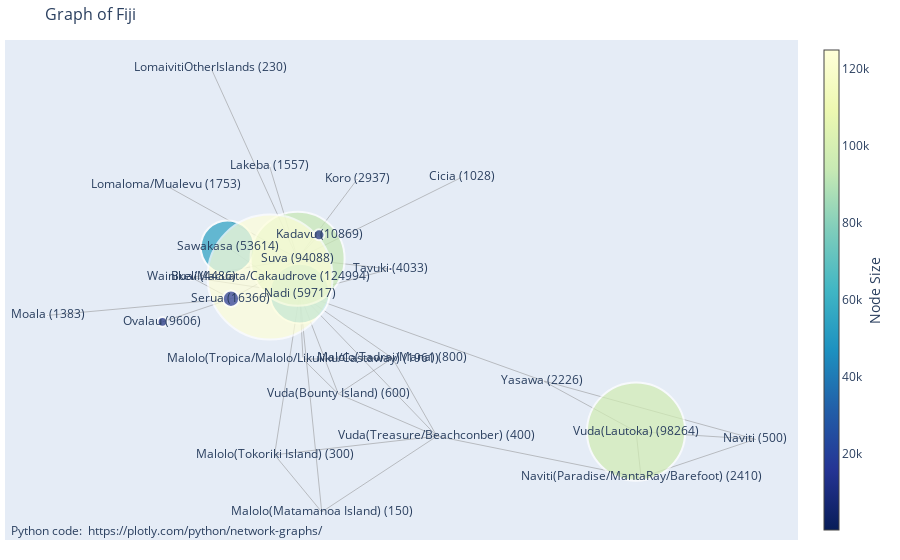
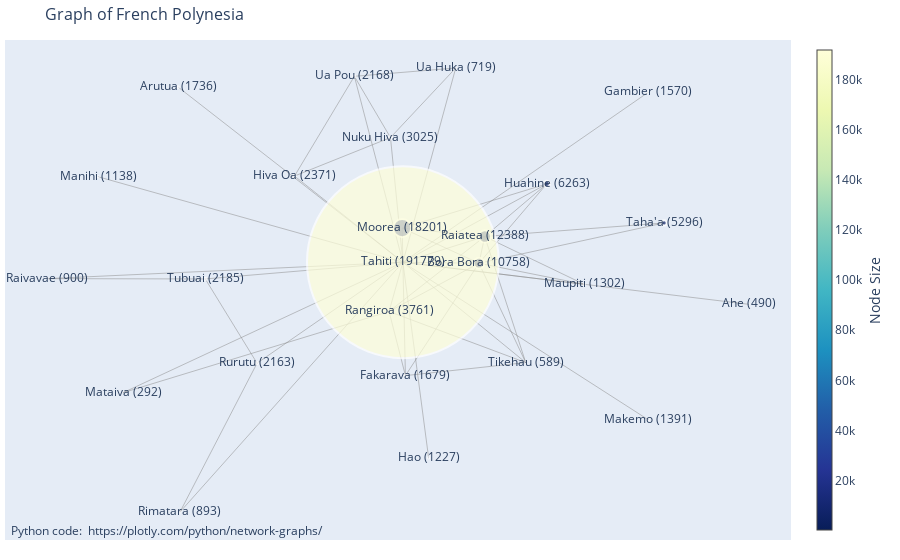
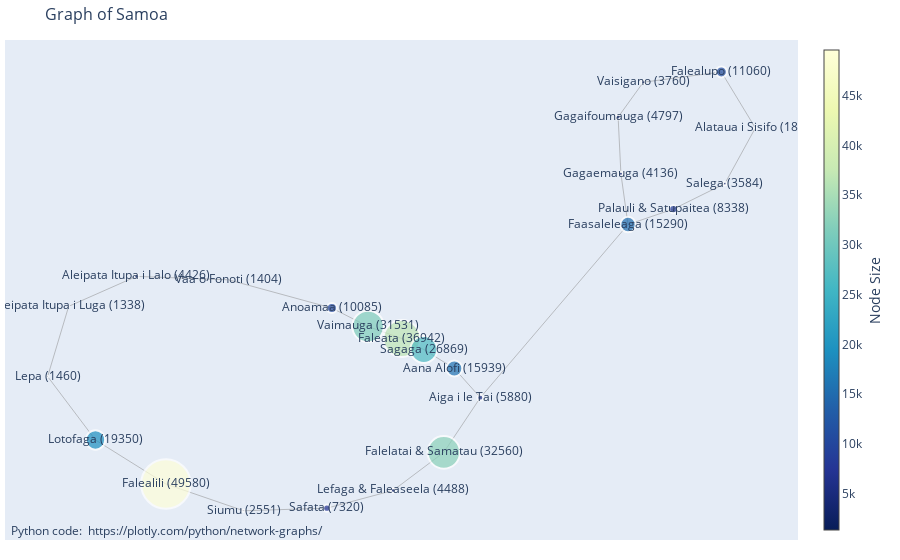

Notebook cell for these charts, in order:
### Code cell
import plotly.graph_objects as go
import networkx as nx

def draw_plotly_graph(json_path, title):
    with open(json_path, 'r') as file:
        df = json.load(file)

    locations = df['n']
    links = df['Connectivity Matrix W']
    ports = df['ports_according_communities']

    location_map = {}
    for location, port_list in ports.items():
        for port in port_list:
            location_map[port.strip()] = location

    G = nx.Graph()

    for location, population in locations.items():
        G.add_node(location, size=population, label=f"{location} ({population})")

    for connection, volume in links.items():
        loc1, loc2 = [location_map[port.strip()] for port in connection.split(',')]
        G.add_edge(loc1, loc2, weight=volume)

    pos = nx.spring_layout(G)
    edge_x = []
    edge_y = []
    for edge in G.edges():
        x0, y0 = pos[edge[0]]
        x1, y1 = pos[edge[1]]
        edge_x.extend([x0, x1, None])
        edge_y.extend([y0, y1, None])

    edge_trace = go.Scatter(
        x=edge_x, y=edge_y,
        line=dict(width=0.5, color='#888'),
        hoverinfo='none',
        mode='lines')

    node_x = []
    node_y = []
    node_text = []
    node_size = []
    for node in G.nodes():
        x, y = pos[node]
        node_x.append(x)
        node_y.append(y)
        node_text.append(G.nodes[node]['label'])
        node_size.append(G.nodes[node]['size'])

    node_trace = go.Scatter(
        x=node_x, y=node_y,
        mode='markers+text',
        hoverinfo='text',
        text=node_text,
        marker=dict(
            showscale=True,
            colorscale='YlGnBu',
            reversescale=True,
            color=node_size,
            size=[size / 1000 for size in node_size],
            colorbar=dict(
                thickness=15,
                title='Node Size',
                xanchor='left',
                titleside='right'
            ),
            line_width=2))

    fig = go.Figure(data=[edge_trace, node_trace],
                    layout=go.Layout(
                        title=title,
                        titlefont_size=16,
                        showlegend=False,
                        hovermode='closest',
                        margin=dict(b=20, l=5, r=5, t=40),
                        annotations=[dict(
                            text="Python code: <a href='https://plotly.com/python/network-graphs/'> https://plotly.com/python/network-graphs/</a>",
                            showarrow=False,
                            xref="paper", yref="paper",
                            x=0.005, y=-0.002)],
                        xaxis=dict(showgrid=False, zeroline=False, showticklabels=False),
                        yaxis=dict(showgrid=False, zeroline=False, showticklabels=False))
                    )
    fig.show()

# Draw graphs for each network
draw_plotly_graph('fj_network.json', 'Graph of Fiji')
draw_plotly_graph('fp_network.json', 'Graph of French Polynesia')
draw_plotly_graph('ws_network.json', 'Graph of Samoa')

### Figure 1 — Plotly figure (JSON) as saved in the notebook; plotly's stock layout.template omitted (floating-point values rounded to 4 significant figures)
{"data": [{"hoverinfo": "none", "line": {"color": "#888", "width": 0.5}, "mode": "lines", "type": "scatter", "x": [-0.09803, -0.09022, null, -0.09803, -0.008118, null, -0.09803, -0.1564, null, -0.09803, 0.118, null, -0.09803, 0.2214, null, -0.09803, -0.04656, null, -0.09803, 0.467, null, -0.09803, -0.258, null, -0.09803, -0.1029, null, -0.09803, 0.1135, null, -0.09803, -0.1669, null, -0.09803, -0.3503, null, -0.2659, -0.1669, null, 0.6852, 0.6969, null, 0.6852, 0.467, null, 0.6852, 0.9629, null, -0.09022, -0.008118, null, -0.09022, 0.118, null, -0.008118, 0.118, null, -0.008118, 0.2214, null, -0.1029, -0.0529, null, -0.1029, 0.1135, null, -0.1029, -0.1685, null, -0.1029, 0.2805, null, -0.1029, -0.4096, null, -0.1029, -0.3045, null, -0.1029, 0.03562, null, -0.1029, -0.1669, null, -0.1029, -0.3503, null, 0.6969, 0.2214, null, 0.6969, 0.9629, null, -0.1564, 0.2214, null, -0.1564, -0.04656, null, 0.118, 0.2214, null, 0.2214, -0.04656, null, 0.467, 0.9629, null, -0.1669, -0.258, null, -0.258, -0.6847, null, -0.258, -0.4175, null, -0.258, -0.3503, null], "y": [0.07752, -0.1908, null, 0.07752, -0.333, null, 0.07752, -0.5821, null, 0.07752, -0.1869, null, 0.07752, -0.506, null, 0.07752, -0.816, null, 0.07752, -0.2782, null, 0.07752, 0.05606, null, 0.07752, 0.2201, null, 0.07752, 0.1778, null, 0.07752, 0.145, null, 0.07752, 0.1436, null, 0.267, 0.145, null, -0.4871, -0.6748, null, -0.4871, -0.2782, null, -0.4871, -0.5184, null, -0.1908, -0.333, null, -0.1908, -0.1869, null, -0.333, -0.1869, null, -0.333, -0.506, null, 0.2201, 0.3177, null, 0.2201, 0.1778, null, 0.2201, 0.601, null, 0.2201, 0.5541, null, 0.2201, 0.5196, null, 0.2201, 1, null, 0.2201, 0.5441, null, 0.2201, 0.145, null, 0.2201, 0.1436, null, -0.6748, -0.506, null, -0.6748, -0.5184, null, -0.5821, -0.506, null, -0.5821, -0.816, null, -0.1869, -0.506, null, -0.506, -0.816, null, -0.2782, -0.5184, null, 0.145, 0.05606, null, 0.05606, -0.01183, null, 0.05606, -0.03841, null, 0.05606, 0.1436, null]}, {"hoverinfo": "text", "marker": {"color": [59717, 53614, 98264, 1961, 600, 94088, 2410, 300, 800, 400, 2226, 150, 500, 124994, 10869, 16366, 4033, 1383, 1557, 1028, 1753, 9606, 230, 2937, 4486], "colorbar": {"thickness": 15, "title": {"side": "right", "text": "Node Size"}, "xanchor": "left"}, "colorscale": [[0, "rgb(255,255,217)"], [0.125, "rgb(237,248,177)"], [0.25, "rgb(199,233,180)"], [0.375, "rgb(127,205,187)"], [0.5, "rgb(65,182,196)"], [0.625, "rgb(29,145,192)"], [0.75, "rgb(34,94,168)"], [0.875, "rgb(37,52,148)"], [1, "rgb(8,29,88)"]], "line": {"width": 2}, "reversescale": true, "showscale": true, "size": [59.72, 53.61, 98.26, 1.961, 0.6, 94.09, 2.41, 0.3, 0.8, 0.4, 2.226, 0.15, 0.5, 125.0, 10.87, 16.37, 4.033, 1.383, 1.557, 1.028, 1.753, 9.606, 0.23, 2.937, 4.486]}, "mode": "markers+text", "text": ["Nadi (59717)", "Sawakasa (53614)", "Vuda(Lautoka) (98264)", "Malolo(Tropica/Malolo/Likuliku/Castaway) (1961)", "Vuda(Bounty Island) (600)", "Suva (94088)", "Naviti(Paradise/MantaRay/Barefoot) (2410)", "Malolo(Tokoriki Island) (300)", "Malolo(Tadrai/Mana) (800)", "Vuda(Treasure/Beachconber) (400)", "Yasawa (2226)", "Malolo(Matamanoa Island) (150)", "Naviti (500)", "Bua/Macuata/Cakaudrove (124994)", "Kadavu (10869)", "Serua (16366)", "Tavuki (4033)", "Moala (1383)", "Lakeba (1557)", "Cicia (1028)", "Lomaloma/Mualevu (1753)", "Ovalau (9606)", "LomaivitiOtherIslands (230)", "Koro (2937)", "Wainikeli (4486)"], "type": "scatter", "x": [-0.09803, -0.2659, 0.6852, -0.09022, -0.008118, -0.1029, 0.6969, -0.1564, 0.118, 0.2214, 0.467, -0.04656, 0.9629, -0.1669, -0.0529, -0.258, 0.1135, -0.6847, -0.1685, 0.2805, -0.4096, -0.4175, -0.3045, 0.03562, -0.3503], "y": [0.07752, 0.267, -0.4871, -0.1908, -0.333, 0.2201, -0.6748, -0.5821, -0.1869, -0.506, -0.2782, -0.816, -0.5184, 0.145, 0.3177, 0.05606, 0.1778, -0.01183, 0.601, 0.5541, 0.5196, -0.03841, 1, 0.5441, 0.1436]}], "layout": {"annotations": [{"showarrow": false, "text": "Python code: <a href='https://plotly.com/python/network-graphs/'> https://plotly.com/python/network-graphs/</a>", "x": 0.005, "xref": "paper", "y": -0.002, "yref": "paper"}], "hovermode": "closest", "margin": {"b": 20, "l": 5, "r": 5, "t": 40}, "showlegend": false, "title": {"font": {"size": 16}, "text": "Graph of Fiji"}, "xaxis": {"showgrid": false, "showticklabels": false, "zeroline": false}, "yaxis": {"showgrid": false, "showticklabels": false, "zeroline": false}}}

### Figure 2 — Plotly figure (JSON) as saved in the notebook; plotly's stock layout.template omitted (floating-point values rounded to 4 significant figures; data arrays with more than 128 entries replaced by an {"elided": "..."} marker saying what was removed)
{"data": [{"hoverinfo": "none", "line": {"color": "#888", "width": 0.5}, "mode": "lines", "type": "scatter", "x": {"elided": "150 float values"}, "y": {"elided": "150 float values"}}, {"hoverinfo": "text", "marker": {"color": [490, 1736, 10758, 1679, 1570, 1227, 2371, 6263, 1391, 1138, 292, 1302, 18201, 3025, 12388, 900, 3761, 893, 2163, 5296, 191779, 589, 2185, 719, 2168], "colorbar": {"thickness": 15, "title": {"side": "right", "text": "Node Size"}, "xanchor": "left"}, "colorscale": [[0, "rgb(255,255,217)"], [0.125, "rgb(237,248,177)"], [0.25, "rgb(199,233,180)"], [0.375, "rgb(127,205,187)"], [0.5, "rgb(65,182,196)"], [0.625, "rgb(29,145,192)"], [0.75, "rgb(34,94,168)"], [0.875, "rgb(37,52,148)"], [1, "rgb(8,29,88)"]], "line": {"width": 2}, "reversescale": true, "showscale": true, "size": [0.49, 1.736, 10.76, 1.679, 1.57, 1.227, 2.371, 6.263, 1.391, 1.138, 0.292, 1.302, 18.2, 3.025, 12.39, 0.9, 3.761, 0.893, 2.163, 5.296, 191.8, 0.589, 2.185, 0.719, 2.168]}, "mode": "markers+text", "text": ["Ahe (490)", "Arutua (1736)", "Bora Bora (10758)", "Fakarava (1679)", "Gambier (1570)", "Hao (1227)", "Hiva Oa (2371)", "Huahine (6263)", "Makemo (1391)", "Manihi (1138)", "Mataiva (292)", "Maupiti (1302)", "Moorea (18201)", "Nuku Hiva (3025)", "Raiatea (12388)", "Raivavae (900)", "Rangiroa (3761)", "Rimatara (893)", "Rurutu (2163)", "Taha'a (5296)", "Tahiti (191779)", "Tikehau (589)", "Tubuai (2185)", "Ua Huka (719)", "Ua Pou (2168)"], "type": "scatter", "x": [0.8977, -0.5617, 0.2078, 0.0198, 0.6414, 0.07913, -0.2638, 0.3812, 0.6409, -0.7661, -0.7022, 0.477, 0.01152, -0.01841, 0.2226, -0.8961, -0.02206, -0.5567, -0.3596, 0.6813, 0.01327, 0.3275, -0.4921, 0.1484, -0.1108], "y": [-0.169, 0.7005, -0.004615, -0.4542, 0.6801, -0.7835, 0.3444, 0.3127, -0.6309, 0.3415, -0.5225, -0.08898, 0.1361, 0.4982, 0.1024, -0.06629, -0.1976, -1, -0.4046, 0.1565, -0.0006156, -0.4022, -0.0675, 0.7766, 0.7434]}], "layout": {"annotations": [{"showarrow": false, "text": "Python code: <a href='https://plotly.com/python/network-graphs/'> https://plotly.com/python/network-graphs/</a>", "x": 0.005, "xref": "paper", "y": -0.002, "yref": "paper"}], "hovermode": "closest", "margin": {"b": 20, "l": 5, "r": 5, "t": 40}, "showlegend": false, "title": {"font": {"size": 16}, "text": "Graph of French Polynesia"}, "xaxis": {"showgrid": false, "showticklabels": false, "zeroline": false}, "yaxis": {"showgrid": false, "showticklabels": false, "zeroline": false}}}

### Figure 3 — Plotly figure (JSON) as saved in the notebook; plotly's stock layout.template omitted (floating-point values rounded to 4 significant figures)
{"data": [{"hoverinfo": "none", "line": {"color": "#888", "width": 0.5}, "mode": "lines", "type": "scatter", "x": [0.5735, 0.5543, null, 0.5735, 0.6964, null, 0.5735, 0.1731, null, 0.5543, 0.5467, null, 0.5467, 0.6149, null, 0.6149, 0.8265, null, 0.8265, 0.9187, null, 0.9187, 0.836, null, 0.836, 0.6964, null, -0.1312, -0.2294, null, -0.1312, -0.03957, null, -0.03957, 0.01989, null, 0.01989, 0.1026, null, 0.1026, 0.1731, null, 0.1731, 0.07407, null, 0.07407, -0.06328, null, -0.06328, -0.243, null, -0.243, -0.4685, null, -0.4685, -0.6795, null, -0.6795, -0.8704, null, -0.8704, -1, null, -1, -0.943, null, -0.943, -0.7592, null, -0.7592, -0.5096, null, -0.5096, -0.2294, null], "y": [0.2926, 0.4696, null, 0.2926, 0.3464, null, 0.2926, -0.3107, null, 0.4696, 0.667, null, 0.667, 0.7885, null, 0.7885, 0.8245, null, 0.8245, 0.6291, null, 0.6291, 0.4351, null, 0.4351, 0.3464, null, -0.06271, 0.001434, null, -0.06271, -0.1048, null, -0.1048, -0.143, null, -0.143, -0.2092, null, -0.2092, -0.3107, null, -0.3107, -0.5014, null, -0.5014, -0.6341, null, -0.6341, -0.6959, null, -0.6959, -0.7049, null, -0.7049, -0.6117, null, -0.6117, -0.4582, null, -0.4582, -0.2372, null, -0.2372, 0.007507, null, 0.007507, 0.1119, null, 0.1119, 0.09992, null, 0.09992, 0.001434, null]}, {"hoverinfo": "text", "marker": {"color": [15290, 4136, 4797, 3760, 11060, 1891, 3584, 8338, 31531, 36942, 26869, 15939, 5880, 32560, 4488, 7320, 2551, 49580, 19350, 1460, 1338, 4426, 1404, 10085], "colorbar": {"thickness": 15, "title": {"side": "right", "text": "Node Size"}, "xanchor": "left"}, "colorscale": [[0, "rgb(255,255,217)"], [0.125, "rgb(237,248,177)"], [0.25, "rgb(199,233,180)"], [0.375, "rgb(127,205,187)"], [0.5, "rgb(65,182,196)"], [0.625, "rgb(29,145,192)"], [0.75, "rgb(34,94,168)"], [0.875, "rgb(37,52,148)"], [1, "rgb(8,29,88)"]], "line": {"width": 2}, "reversescale": true, "showscale": true, "size": [15.29, 4.136, 4.797, 3.76, 11.06, 1.891, 3.584, 8.338, 31.53, 36.94, 26.87, 15.94, 5.88, 32.56, 4.488, 7.32, 2.551, 49.58, 19.35, 1.46, 1.338, 4.426, 1.404, 10.09]}, "mode": "markers+text", "text": ["Faasaleleaga (15290)", "Gagaemauga (4136)", "Gagaifoumauga (4797)", "Vaisigano (3760)", "Falealupo (11060)", "Alataua i Sisifo (1891)", "Salega (3584)", "Palauli & Satupaitea (8338)", "Vaimauga (31531)", "Faleata (36942)", "Sagaga (26869)", "Aana Alofi (15939)", "Aiga i le Tai (5880)", "Falelatai & Samatau (32560)", "Lefaga & Faleaseela (4488)", "Safata (7320)", "Siumu (2551)", "Falealili (49580)", "Lotofaga (19350)", "Lepa (1460)", "Aleipata Itupa i Luga (1338)", "Aleipata Itupa i Lalo (4426)", "Vaa o Fonoti (1404)", "Anoamaa (10085)"], "type": "scatter", "x": [0.5735, 0.5543, 0.5467, 0.6149, 0.8265, 0.9187, 0.836, 0.6964, -0.1312, -0.03957, 0.01989, 0.1026, 0.1731, 0.07407, -0.06328, -0.243, -0.4685, -0.6795, -0.8704, -1, -0.943, -0.7592, -0.5096, -0.2294], "y": [0.2926, 0.4696, 0.667, 0.7885, 0.8245, 0.6291, 0.4351, 0.3464, -0.06271, -0.1048, -0.143, -0.2092, -0.3107, -0.5014, -0.6341, -0.6959, -0.7049, -0.6117, -0.4582, -0.2372, 0.007507, 0.1119, 0.09992, 0.001434]}], "layout": {"annotations": [{"showarrow": false, "text": "Python code: <a href='https://plotly.com/python/network-graphs/'> https://plotly.com/python/network-graphs/</a>", "x": 0.005, "xref": "paper", "y": -0.002, "yref": "paper"}], "hovermode": "closest", "margin": {"b": 20, "l": 5, "r": 5, "t": 40}, "showlegend": false, "title": {"font": {"size": 16}, "text": "Graph of Samoa"}, "xaxis": {"showgrid": false, "showticklabels": false, "zeroline": false}, "yaxis": {"showgrid": false, "showticklabels": false, "zeroline": false}}}
